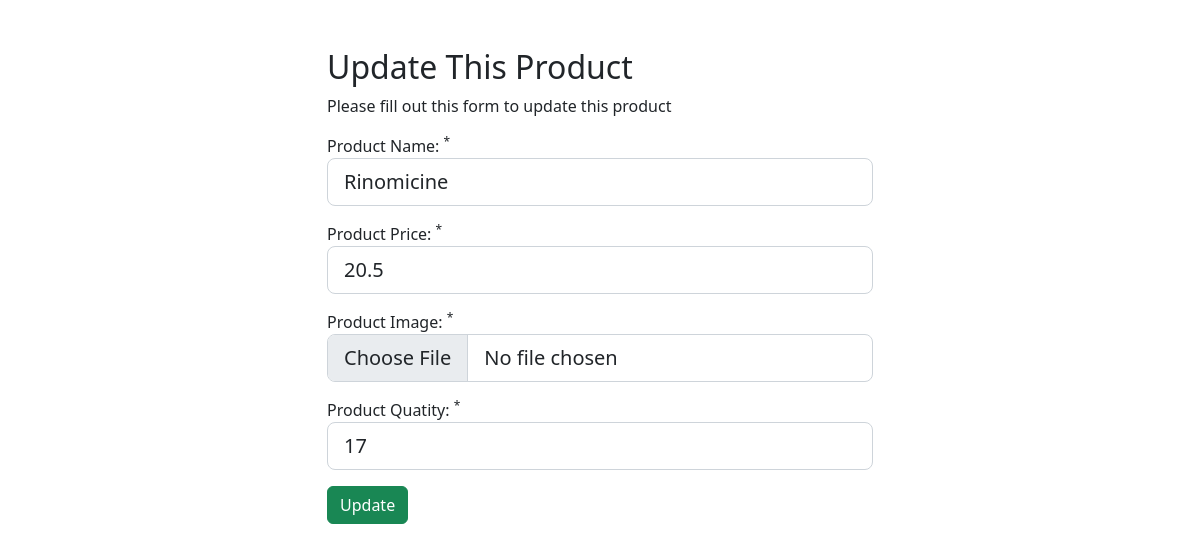
Page /dashboard/get/10 (signed in) on the committed database.
### tables this page shows
CREATE TABLE `product` (
  `id` int(11) NOT NULL,
  `name` varchar(100) NOT NULL,
  `quantity` int(11) NOT NULL,
  `price` float NOT NULL,
  `image` text NOT NULL,
  `date` date NOT NULL DEFAULT current_timestamp()
);

### app/controllers/Dashboard.php (called while the page is built, shortened)
<?php
class Dashboard extends Controller
{
    private $productModel;
    public function __construct()
    {
        $this->productModel = $this->model('Product');
    }
    public function get($id)
    {
        $product = $this->productModel->getProduct($id);
        $data['product'] = $product;
        $this->view('admin/dashboard/edit', $data);
    }
}

### app/core/App.php (called while the page is built, shortened)
<?php
  class App {
    protected $currentMethod = 'index';
    public function __construct(){
      $url = $this->getUrl();
      if(file_exists('../app/controllers/' . ucwords($url[0]). '.php')){
        unset($url[0]);
      }
      $this->currentController = new $this->currentController;
      if(isset($url[1])){
        if(method_exists($this->currentController, $url[1])){
          $this->currentMethod = $url[1];
          unset($url[1]);
        }
      }
      $this->params = $url ? array_values($url) : [];
      call_user_func_array([$this->currentController, $this->currentMethod], $this->params);
    }
    public function getUrl(){
      if(isset($_GET['url'])){
        $url = rtrim($_GET['url'], '/');
        $url = filter_var($url, FILTER_SANITIZE_URL);
        $url = explode('/', $url);
        return $url;
      }
    return ['0' => 'home'];
    }
  }

### public/index.php (called while the page is built, shortened)
<?php
  $init = new App;

### app/core/Database.php (called while the page is built, shortened)
<?php
  class Database {
    private $host = DB_HOST;
    private $user = DB_USER;
    private $pass = DB_PASS;
    private $dbname = DB_NAME;
    private $dbh;
    private $stmt;
    public function __construct(){
      $dsn = 'mysql:host=' . $this->host . ';dbname=' . $this->dbname;
      $options = array(
        PDO::ATTR_PERSISTENT => true,
        PDO::ATTR_ERRMODE => PDO::ERRMODE_EXCEPTION
      );
      try{
        $this->dbh = new PDO($dsn, $this->user, $this->pass, $options);
      } catch(PDOException $e){
        $this->error = $e->getMessage();
        echo $this->error;
      }
    }
    public function query($sql){
      $this->stmt = $this->dbh->prepare($sql);
    }
    public function bind($param, $value, $type = null){
      if(is_null($type)){
        switch(true){
          default:
            $type = PDO::PARAM_STR;
        }
      }
      $this->stmt->bindValue($param, $value, $type);
    }
    public function execute(){
      return $this->stmt->execute();
    }
    public function single(){
      $this->execute();
      return $this->stmt->fetch(PDO::FETCH_ASSOC);
    }
  }

### app/models/Product.php (called while the page is built, shortened)
<?php
class Product
{
    private $db;
    public function __construct()
    {
        $this->db = new Database;
    }
    public function getProduct($id)
    {
        $this->db->query('SELECT * FROM product WHERE id = :id');
        $this->db->bind(':id', $id);
        $row = $this->db->single();
        if ($row) {
            return $row;
        } else {
            return false;
        }
    }
}

### app/views/admin/dashboard/edit.php (the view, shortened to what this page needs)
<?php require APPROOT . '/views/inc/header.php'; ?>
<div class="container mt-5">
    <div class="row mt-5">
        <div class="col-md-6 mx-auto">
            <h2>Update This Product</h2>
            <p>Please fill out this form to update this product</p>
            <form action="<?php echo URLROOT . 'dashboard/edit/' . $data['product']['id'] ?>" method="post" enctype="multipart/form-data" id="edit">
            <div>
            <div class="form-group mt-3">
                    <label for="name">Product Name: <sup>*</sup></label>
                    <input type="text" id="name" name="name" class="form-control form-control-lg" value="<?php echo $data['product']['name'] ?>">
                </div>
                <div class="form-group mt-3">
                    <label for="price">Product Price: <sup>*</sup></label>
                    <input type="text" id="price" name="price" class="form-control form-control-lg" value="<?php echo $data['product']['price'] ?>">
                </div>
                <div class="form-group mt-3">
                    <label for="image">Product Image: <sup>*</sup></label>
                    <input type="file" id="image" name="image" class="form-control form-control-lg">
                </div>
                <div class="form-group mt-3">
                    <label for="quantity">Product Quatity: <sup>*</sup></label>
                    <input type="text" id="quantity" name="quantity" class="form-control form-control-lg" value="<?php echo $data['product']['quantity'] ?>">
                </div>
                <div class="row mt-3">
                    <div class="col">
                        <input type="submit" value="Update" class="btn btn-success btn-block">
                    </div>
                </div>
            </div>
            </form>
        </div>
    </div>
</div>
<?php require APPROOT . '/views/inc/footer.php'; ?>

### public/css/style.css (style rules this page uses)
* { margin: 0; padding: 0; box-sizing: border-box; }

### rows in the picture
product: name "Rinomicine", price "20.5", quantity "17"
